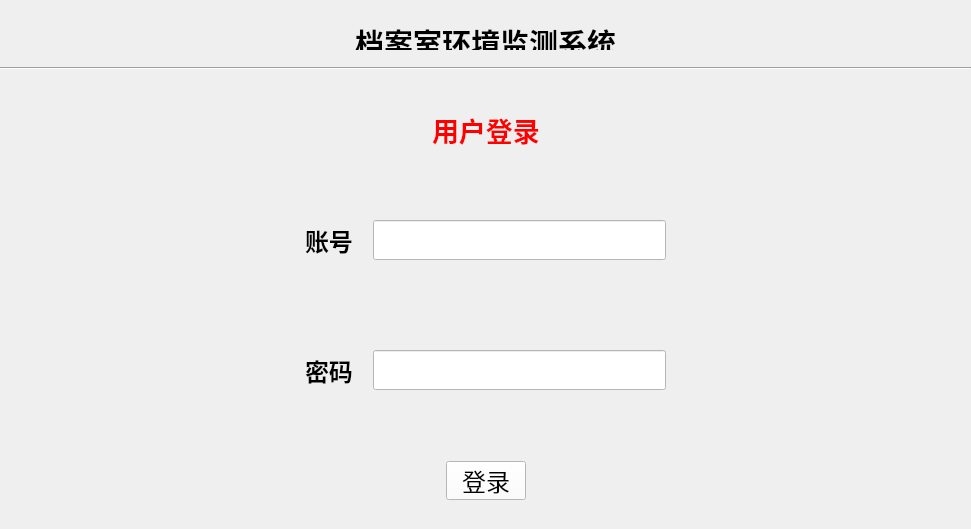
<?xml version="1.0" encoding="UTF-8"?>
<ui version="4.0">
 <class>login</class>
 <widget class="QWidget" name="login">
  <property name="geometry">
   <rect>
    <x>0</x>
    <y>0</y>
    <width>971</width>
    <height>529</height>
   </rect>
  </property>
  <property name="windowTitle">
   <string>登录</string>
  </property>
  <property name="styleSheet">
   <string notr="true"/>
  </property>
  <widget class="QWidget" name="horizontalLayoutWidget_2">
   <property name="geometry">
    <rect>
     <x>0</x>
     <y>90</y>
     <width>971</width>
     <height>80</height>
    </rect>
   </property>
   <layout class="QHBoxLayout" name="horizontalLayout_2">
    <item>
     <spacer name="horizontalSpacer_3">
      <property name="orientation">
       <enum>Qt::Horizontal</enum>
      </property>
      <property name="sizeHint" stdset="0">
       <size>
        <width>40</width>
        <height>20</height>
       </size>
      </property>
     </spacer>
    </item>
    <item>
     <widget class="QLabel" name="label_2">
      <property name="font">
       <font>
        <family>Arial</family>
        <pointsize>20</pointsize>
        <weight>75</weight>
        <bold>true</bold>
       </font>
      </property>
      <property name="styleSheet">
       <string notr="true">background:transparent;</string>
      </property>
      <property name="text">
       <string>&lt;html&gt;&lt;head/&gt;&lt;body&gt;&lt;p&gt;&lt;span style=&quot; color:#ff0000;&quot;&gt;用户登录&lt;/span&gt;&lt;/p&gt;&lt;/body&gt;&lt;/html&gt;</string>
      </property>
     </widget>
    </item>
    <item>
     <spacer name="horizontalSpacer_4">
      <property name="orientation">
       <enum>Qt::Horizontal</enum>
      </property>
      <property name="sizeHint" stdset="0">
       <size>
        <width>40</width>
        <height>20</height>
       </size>
      </property>
     </spacer>
    </item>
   </layout>
  </widget>
  <widget class="QWidget" name="horizontalLayoutWidget_3">
   <property name="geometry">
    <rect>
     <x>0</x>
     <y>200</y>
     <width>971</width>
     <height>80</height>
    </rect>
   </property>
   <layout class="QHBoxLayout" name="horizontalLayout_3">
    <item>
     <spacer name="horizontalSpacer_6">
      <property name="orientation">
       <enum>Qt::Horizontal</enum>
      </property>
      <property name="sizeHint" stdset="0">
       <size>
        <width>40</width>
        <height>20</height>
       </size>
      </property>
     </spacer>
    </item>
    <item>
     <widget class="QLabel" name="label_3">
      <property name="font">
       <font>
        <family>Arial</family>
        <pointsize>18</pointsize>
        <weight>75</weight>
        <bold>true</bold>
       </font>
      </property>
      <property name="styleSheet">
       <string notr="true">background:transparent;</string>
      </property>
      <property name="text">
       <string>账号  </string>
      </property>
     </widget>
    </item>
    <item>
     <widget class="QLineEdit" name="account_box">
      <property name="minimumSize">
       <size>
        <width>50</width>
        <height>40</height>
       </size>
      </property>
      <property name="font">
       <font>
        <family>Arial</family>
        <pointsize>11</pointsize>
        <weight>75</weight>
        <bold>true</bold>
       </font>
      </property>
      <property name="styleSheet">
       <string notr="true">background:rgb(255, 255, 255);</string>
      </property>
     </widget>
    </item>
    <item>
     <spacer name="horizontalSpacer_5">
      <property name="orientation">
       <enum>Qt::Horizontal</enum>
      </property>
      <property name="sizeHint" stdset="0">
       <size>
        <width>40</width>
        <height>20</height>
       </size>
      </property>
     </spacer>
    </item>
   </layout>
  </widget>
  <widget class="QWidget" name="horizontalLayoutWidget_4">
   <property name="geometry">
    <rect>
     <x>0</x>
     <y>330</y>
     <width>971</width>
     <height>80</height>
    </rect>
   </property>
   <layout class="QHBoxLayout" name="horizontalLayout_4">
    <item>
     <spacer name="horizontalSpacer_7">
      <property name="orientation">
       <enum>Qt::Horizontal</enum>
      </property>
      <property name="sizeHint" stdset="0">
       <size>
        <width>40</width>
        <height>20</height>
       </size>
      </property>
     </spacer>
    </item>
    <item>
     <widget class="QLabel" name="label_4">
      <property name="font">
       <font>
        <family>Arial</family>
        <pointsize>18</pointsize>
        <weight>75</weight>
        <bold>true</bold>
       </font>
      </property>
      <property name="styleSheet">
       <string notr="true">background:transparent;</string>
      </property>
      <property name="text">
       <string>密码  </string>
      </property>
     </widget>
    </item>
    <item>
     <widget class="QLineEdit" name="password_box">
      <property name="minimumSize">
       <size>
        <width>50</width>
        <height>40</height>
       </size>
      </property>
      <property name="font">
       <font>
        <family>Arial</family>
        <pointsize>11</pointsize>
        <weight>75</weight>
        <bold>true</bold>
       </font>
      </property>
      <property name="styleSheet">
       <string notr="true">background:rgb(255, 255, 255);</string>
      </property>
      <property name="text">
       <string/>
      </property>
      <property name="echoMode">
       <enum>QLineEdit::Password</enum>
      </property>
     </widget>
    </item>
    <item>
     <spacer name="horizontalSpacer_8">
      <property name="orientation">
       <enum>Qt::Horizontal</enum>
      </property>
      <property name="sizeHint" stdset="0">
       <size>
        <width>40</width>
        <height>20</height>
       </size>
      </property>
     </spacer>
    </item>
   </layout>
   <zorder>password_box</zorder>
   <zorder>label_4</zorder>
  </widget>
  <widget class="QWidget" name="horizontalLayoutWidget_5">
   <property name="geometry">
    <rect>
     <x>0</x>
     <y>450</y>
     <width>971</width>
     <height>61</height>
    </rect>
   </property>
   <layout class="QHBoxLayout" name="horizontalLayout_5">
    <item>
     <spacer name="horizontalSpacer_10">
      <property name="orientation">
       <enum>Qt::Horizontal</enum>
      </property>
      <property name="sizeHint" stdset="0">
       <size>
        <width>40</width>
        <height>20</height>
       </size>
      </property>
     </spacer>
    </item>
    <item>
     <widget class="QPushButton" name="login_btn">
      <property name="font">
       <font>
        <family>Arial</family>
        <pointsize>18</pointsize>
       </font>
      </property>
      <property name="styleSheet">
       <string notr="true">background:rgb(255, 255, 255);</string>
      </property>
      <property name="text">
       <string>登录</string>
      </property>
     </widget>
    </item>
    <item>
     <spacer name="horizontalSpacer_9">
      <property name="orientation">
       <enum>Qt::Horizontal</enum>
      </property>
      <property name="sizeHint" stdset="0">
       <size>
        <width>40</width>
        <height>20</height>
       </size>
      </property>
     </spacer>
    </item>
   </layout>
  </widget>
  <widget class="QWidget" name="horizontalLayoutWidget">
   <property name="geometry">
    <rect>
     <x>0</x>
     <y>10</y>
     <width>971</width>
     <height>51</height>
    </rect>
   </property>
   <layout class="QHBoxLayout" name="horizontalLayout">
    <item>
     <spacer name="horizontalSpacer_2">
      <property name="orientation">
       <enum>Qt::Horizontal</enum>
      </property>
      <property name="sizeHint" stdset="0">
       <size>
        <width>40</width>
        <height>20</height>
       </size>
      </property>
     </spacer>
    </item>
    <item>
     <widget class="QLabel" name="label">
      <property name="font">
       <font>
        <family>Arial</family>
        <pointsize>24</pointsize>
        <weight>75</weight>
        <bold>true</bold>
       </font>
      </property>
      <property name="styleSheet">
       <string notr="true">background:transparent;</string>
      </property>
      <property name="text">
       <string>&lt;html&gt;&lt;head/&gt;&lt;body&gt;&lt;p&gt;&lt;span style=&quot; font-size:22pt;&quot;&gt;档案室环境监测系统&lt;/span&gt;&lt;/p&gt;&lt;/body&gt;&lt;/html&gt;</string>
      </property>
     </widget>
    </item>
    <item>
     <spacer name="horizontalSpacer">
      <property name="orientation">
       <enum>Qt::Horizontal</enum>
      </property>
      <property name="sizeHint" stdset="0">
       <size>
        <width>40</width>
        <height>20</height>
       </size>
      </property>
     </spacer>
    </item>
   </layout>
  </widget>
  <widget class="Line" name="line">
   <property name="geometry">
    <rect>
     <x>0</x>
     <y>60</y>
     <width>971</width>
     <height>16</height>
    </rect>
   </property>
   <property name="orientation">
    <enum>Qt::Horizontal</enum>
   </property>
  </widget>
  <widget class="QLabel" name="label_5">
   <property name="geometry">
    <rect>
     <x>0</x>
     <y>0</y>
     <width>971</width>
     <height>531</height>
    </rect>
   </property>
   <property name="styleSheet">
    <string notr="true">background-image:url(:/new/login.png);</string>
   </property>
   <property name="text">
    <string/>
   </property>
  </widget>
  <zorder>label_5</zorder>
  <zorder>horizontalLayoutWidget_2</zorder>
  <zorder>horizontalLayoutWidget_3</zorder>
  <zorder>horizontalLayoutWidget_4</zorder>
  <zorder>horizontalLayoutWidget_5</zorder>
  <zorder>horizontalLayoutWidget</zorder>
  <zorder>line</zorder>
 </widget>
 <layoutdefault spacing="6" margin="11"/>
 <resources>
  <include location="../Resource_files/photo.qrc"/>
 </resources>
 <connections/>
</ui>
